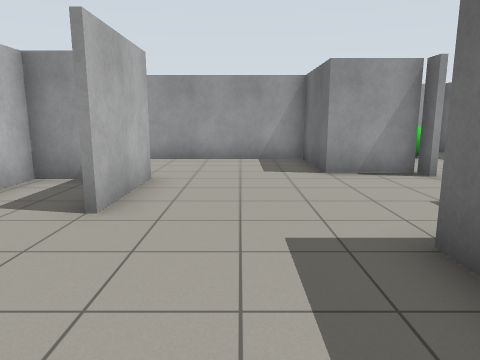
View 1 (above)

19 first-person views from a walk through a world built for the Gazebo simulator. The camera is 1.2 m above the floor, tilts 10° down and sees 70° across. The floor is counted in squares, 1 m on a side. Each view is taken from the middle of a square. On the plan, view 1 faces up. The plan holds only what a view shows up to about 14 squares ahead; the rest is blank. The robots in the file are not drawn.

View 2
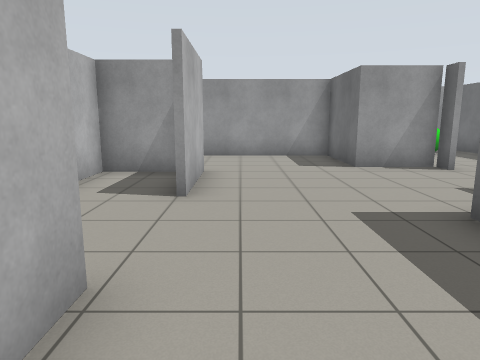

View 3
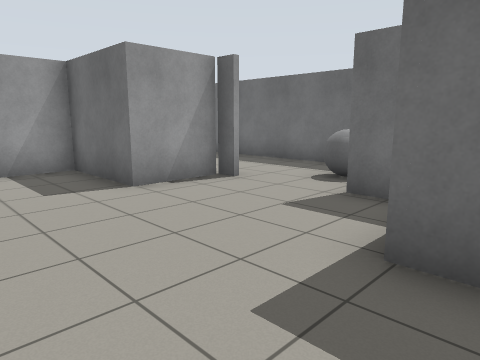

View 4
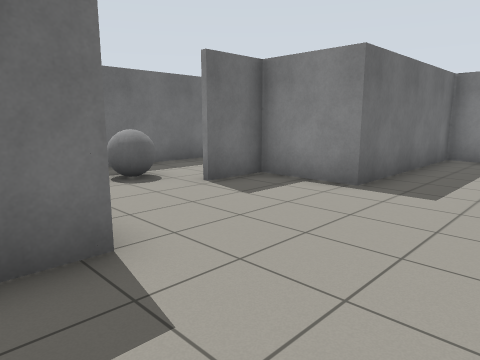

View 5
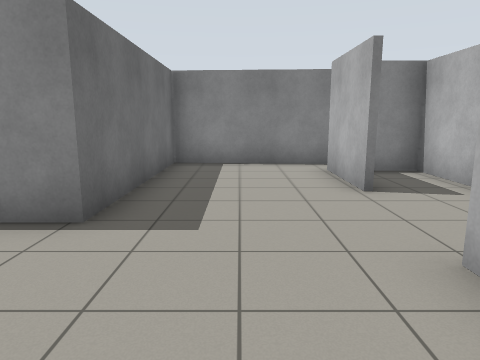

View 6
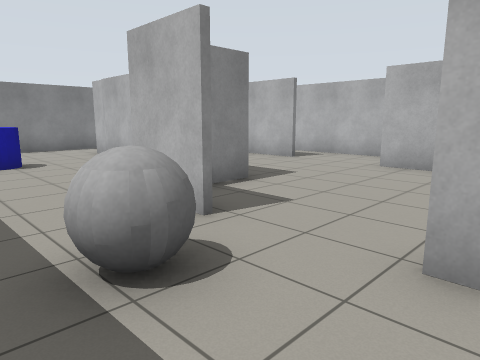

View 7
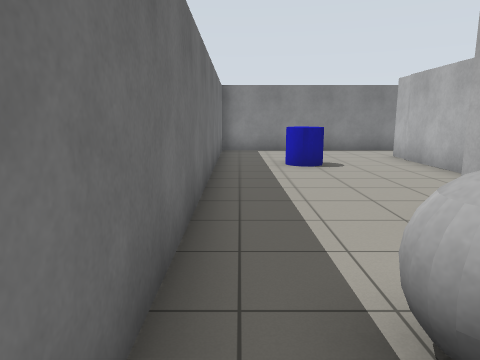

View 8
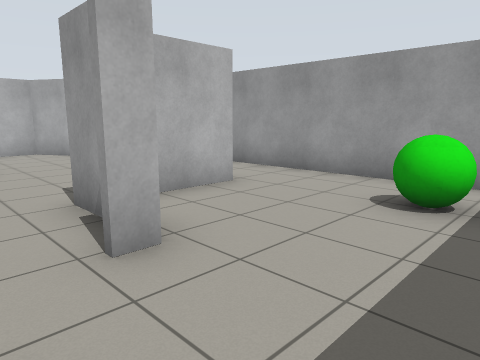

View 9
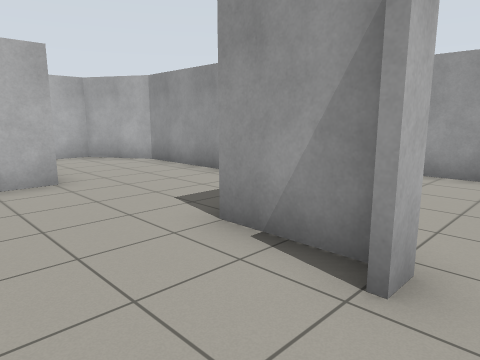

View 10
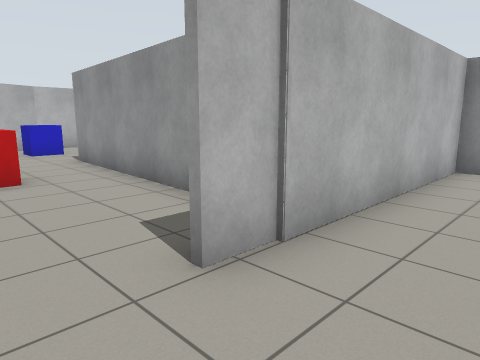

View 11
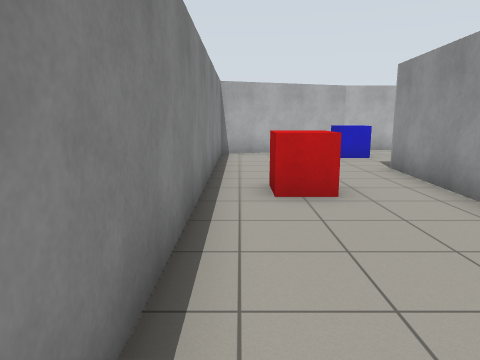

View 12
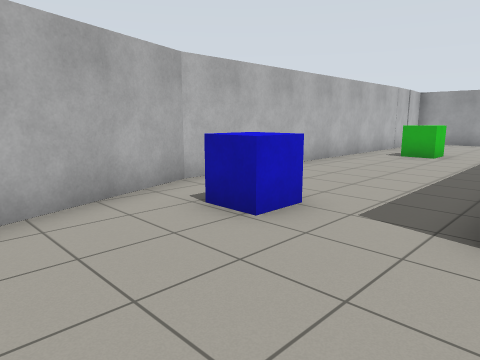

View 13
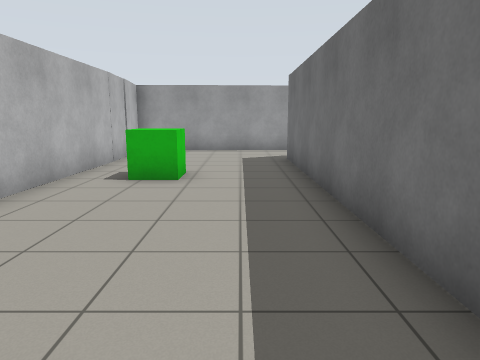

View 14
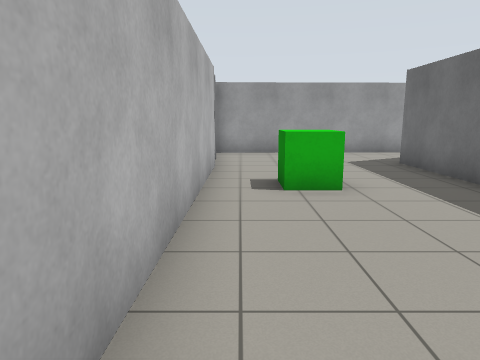

View 15
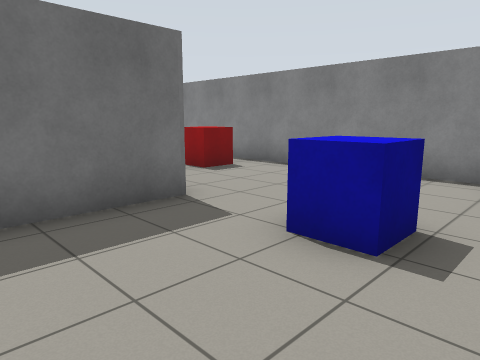

View 16
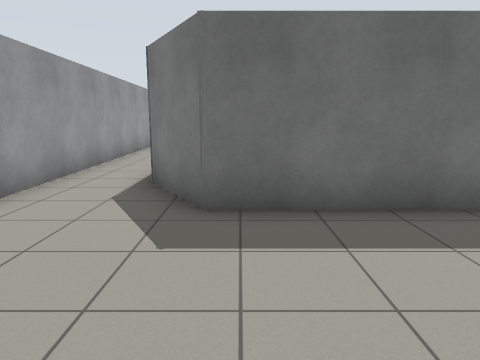

View 17
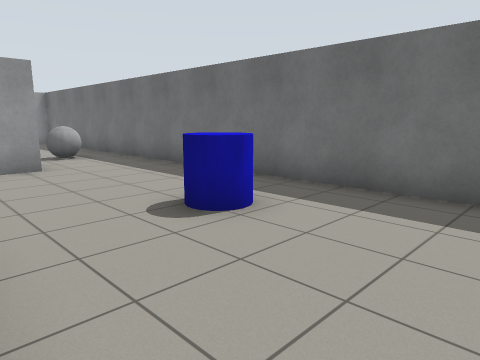

View 18
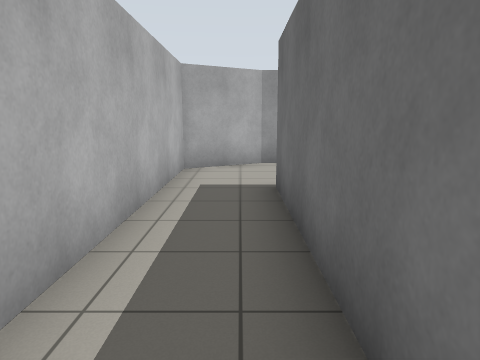

View 19
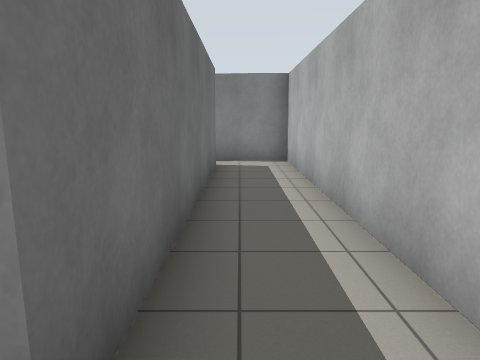

### Floor plan
Ten units are one square. View 1 is at (0, 0); x grows to the right and y downward. Boxes are objects, and circles mark ways between rooms. Rooms are numbered by the first view taken in them; rooms with no view inside come last. Other rooms are left out.
<svg viewBox="-125 -136 207 208">
<path fill="none" stroke="#000" d="M42 -47 42 -29 20 -29 20 44M18 -77 18 -105 -44 -105 -64 -94 -64 21 -42 22M42 -71 42 -77 42 -71M42 -77 18 -77M-21 -14 -21 12M-19 -71 -19 -42M-24 -69 -42 -69 -42 -56M-42 -34 -42 10 -31 10M20 -108 20 -90M-25 23 18 26 18 -31 42 -31 42 -48M-44 13 -44 -71M25 66 77 66 75 -131 26 -129M-5 26 -65 22 -65 -95 -44 -107M-116 -105 -117 19 -101 67 25 66M26 -129 -120 -125 -117 -104"/>
<rect x="45" y="15" width="20" height="20" fill="#bbb"><title>blue cylinder</title></rect>
<rect x="45" y="-65" width="20" height="20" fill="#bbb"><title>grey ball</title></rect>
<rect x="45" y="-115" width="20" height="10" fill="#bbb"><title>green ball</title></rect>
<rect x="-105" y="15" width="20" height="20" fill="#bbb"><title>blue box</title></rect>
<rect x="-105" y="-75" width="20" height="20" fill="#bbb"><title>green box</title></rect>
<rect x="-45" y="45" width="10" height="10" fill="#bbb"><title>red box</title></rect>
<circle cx="30" cy="-120" r="3" fill="#2a7"/>
<circle cx="30" cy="55" r="3" fill="#2a7"/>
<text x="20" y="-40">1</text>
<text x="-80" y="-20">2</text>
</svg>
Room 1 opens to room 2.

Where each view was taken, in squares from view 1:
view 1: 0 up, 0 right, facing up
view 2: 1 down, 1 left, facing up
view 3: 2 up, 1 left, facing up-right
view 4: 9 up, 1 left, facing down-right
view 5: 7 up, 0 right, facing down
view 6: 8 up, 7 right, facing down-left
view 7: 7 up, 7 right, facing down
view 8: 6 up, 7 right, facing up-left
view 9: 5 up, 5 right, facing up-left
view 10: 6 down, 4 right, facing up-left
view 11: 6 down, 2 right, facing left
view 12: 6 down, 6 left, facing up-left
view 13: 1 down, 8 left, facing up
view 14: 0 up, 11 left, facing up
view 15: 1 up, 11 left, facing down-right
view 16: 9 up, 11 left, facing right
view 17: 6 down, 2 right, facing up-right
view 18: 1 up, 5 left, facing up
view 19: 8 up, 5 left, facing down
